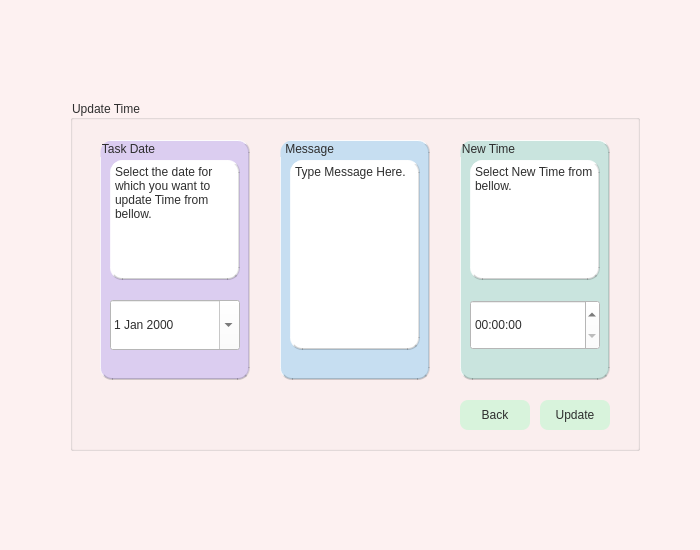
<?xml version="1.0" encoding="UTF-8"?>
<ui version="4.0">
 <class>updatetimepage</class>
 <widget class="QWidget" name="updatetimepage">
  <property name="geometry">
   <rect>
    <x>0</x>
    <y>0</y>
    <width>700</width>
    <height>550</height>
   </rect>
  </property>
  <property name="windowTitle">
   <string>Form</string>
  </property>
  <property name="styleSheet">
   <string notr="true">QFrame {
    background-color: white;
    border-radius: 12px;
    border-top: 1px solid rgba(255, 255, 255, 0.9);
    border-left: 1px solid rgba(255, 255, 255, 0.7);
    border-bottom: 2px solid rgba(0, 0, 0, 0.18);
    border-right: 2px solid rgba(0, 0, 0, 0.12);
}
QWidget {
    background-color: #fdf1f1;   /* pastel pink background */
    color: #2e2e2e;              /* charcoal text */
}

QPushButton {
    background-color: #d8f3dc;   /* mint green buttons */
    color: #2e2e2e;              /* dark text */
   
    border-radius: 8px;
    padding: 8px;
}

QPushButton:pressed {
    background-color: #fff5e1;   /* soft cream when pressed */
}
QDateEdit{
 background-color:white;
}
QTimeEdit
{
background-color:white;
}
QPlainTextEdit
{
background-color:white;
}
QComboBox
{
background-color:white;
}

</string>
  </property>
  <widget class="QGroupBox" name="groupBox">
   <property name="geometry">
    <rect>
     <x>70</x>
     <y>100</y>
     <width>570</width>
     <height>351</height>
    </rect>
   </property>
   <property name="title">
    <string>Update Time</string>
   </property>
   <widget class="QGroupBox" name="groupBox_2">
    <property name="geometry">
     <rect>
      <x>30</x>
      <y>40</y>
      <width>150</width>
      <height>240</height>
     </rect>
    </property>
    <property name="styleSheet">
     <string notr="true">QGroupBox {
    background-color: #DBCDF0;
    border-radius: 12px;
    border-top: 1px solid rgba(255, 255, 255, 0.9);
    border-left: 1px solid rgba(255, 255, 255, 0.7);
    border-bottom: 2px solid rgba(0, 0, 0, 0.18);
    border-right: 2px solid rgba(0, 0, 0, 0.12);
}</string>
    </property>
    <property name="title">
     <string>Task Date</string>
    </property>
    <widget class="QPlainTextEdit" name="plainTextEdit">
     <property name="geometry">
      <rect>
       <x>10</x>
       <y>20</y>
       <width>130</width>
       <height>120</height>
      </rect>
     </property>
     <property name="readOnly">
      <bool>true</bool>
     </property>
     <property name="plainText">
      <string>Select the date for which you want to update Time from bellow.</string>
     </property>
    </widget>
    <widget class="QDateEdit" name="dateEdit">
     <property name="geometry">
      <rect>
       <x>10</x>
       <y>160</y>
       <width>130</width>
       <height>50</height>
      </rect>
     </property>
     <property name="calendarPopup">
      <bool>true</bool>
     </property>
    </widget>
   </widget>
   <widget class="QGroupBox" name="groupBox_3">
    <property name="geometry">
     <rect>
      <x>210</x>
      <y>40</y>
      <width>150</width>
      <height>240</height>
     </rect>
    </property>
    <property name="styleSheet">
     <string notr="true">QGroupBox {
    background-color: #C6DEF1;
    border-radius: 12px;
    border-top: 1px solid rgba(255, 255, 255, 0.9);
    border-left: 1px solid rgba(255, 255, 255, 0.7);
    border-bottom: 2px solid rgba(0, 0, 0, 0.18);
    border-right: 2px solid rgba(0, 0, 0, 0.12);
}</string>
    </property>
    <property name="title">
     <string> Message</string>
    </property>
    <widget class="QPlainTextEdit" name="plainTextEdit_2">
     <property name="geometry">
      <rect>
       <x>10</x>
       <y>20</y>
       <width>130</width>
       <height>190</height>
      </rect>
     </property>
     <property name="plainText">
      <string>Type Message Here.</string>
     </property>
    </widget>
   </widget>
   <widget class="QGroupBox" name="groupBox_4">
    <property name="geometry">
     <rect>
      <x>390</x>
      <y>40</y>
      <width>150</width>
      <height>240</height>
     </rect>
    </property>
    <property name="styleSheet">
     <string notr="true">QGroupBox {
    background-color: #C9E4DE;
    border-radius: 12px;
    border-top: 1px solid rgba(255, 255, 255, 0.9);
    border-left: 1px solid rgba(255, 255, 255, 0.7);
    border-bottom: 2px solid rgba(0, 0, 0, 0.18);
    border-right: 2px solid rgba(0, 0, 0, 0.12);
}</string>
    </property>
    <property name="title">
     <string>New Time</string>
    </property>
    <widget class="QPlainTextEdit" name="plainTextEdit_3">
     <property name="geometry">
      <rect>
       <x>10</x>
       <y>20</y>
       <width>130</width>
       <height>120</height>
      </rect>
     </property>
     <property name="plainText">
      <string>Select New Time from bellow.</string>
     </property>
    </widget>
    <widget class="QTimeEdit" name="timeEdit">
     <property name="geometry">
      <rect>
       <x>10</x>
       <y>160</y>
       <width>130</width>
       <height>50</height>
      </rect>
     </property>
    </widget>
   </widget>
   <widget class="QPushButton" name="btnBack">
    <property name="geometry">
     <rect>
      <x>390</x>
      <y>300</y>
      <width>70</width>
      <height>30</height>
     </rect>
    </property>
    <property name="text">
     <string>Back</string>
    </property>
   </widget>
   <widget class="QPushButton" name="btnUpdate">
    <property name="geometry">
     <rect>
      <x>470</x>
      <y>300</y>
      <width>70</width>
      <height>30</height>
     </rect>
    </property>
    <property name="text">
     <string>Update</string>
    </property>
   </widget>
  </widget>
 </widget>
 <resources/>
 <connections/>
</ui>
